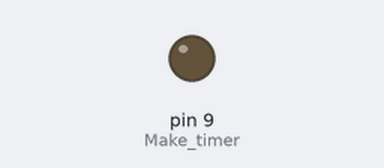
This sketch was run on a simulated Arduino Nano, built with avr-gcc and run on an emulated ATmega328P. On the bench: output pins drawn as LEDs (lit = HIGH). What the sketch prints to the serial monitor is not drawn.

Above: at 0.05 s.
At 0.35 s:
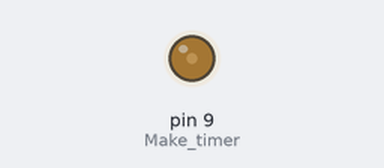
Timing chart, 0 to 0.8 s (numbered marks = the images above):
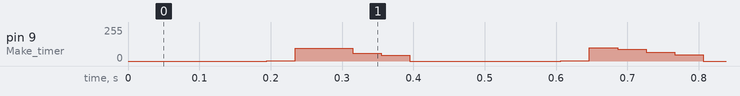

The sketch:

nano.ino
```cpp
#include <avr/interrupt.h>

#include "pitches.h"

/* Sine wave parameters */
#define PI2     6.283185 // 2 * PI - saves calculating it later
#define AMP     127      // Multiplication factor for the sine wave
#define OFFSET  128      // Offset shifts wave to just positive values

/* Waveform lookup table */
#define LENGTH  256  // The length of the waveform lookup table
byte wave[LENGTH];

/* Note stuff */
float gVolume = 1.0;

void SetupSynth () {
	/******** Populate the waveform lookup table with a sine wave ********/
	for (int i = 0; i < LENGTH; i++) {
		float v = (AMP * sin((PI2 / LENGTH) * i)); // Calculate current entry
		wave[i] = int(v + OFFSET);            // Store value as integer
	}

  Serial.write(0xFF);
  if (Serial.available() > 0) {
    byte ack;
    Serial.readBytes(wave, LENGTH);
  }

	/******** Set timer1 for 8-bit fast PWM output ********/
	pinMode(9, OUTPUT);       // Make timer's PWM pin an output
	TCCR1B  = (1 << CS10);    // Set prescaler to full 16MHz
	TCCR1A |= (1 << COM1A1);  // PWM pin to go low when TCNT1=OCR1A
	TCCR1A |= (1 << WGM10);   // Put timer into 8-bit fast PWM mode
	TCCR1B |= (1 << WGM12);

	/******** Set up timer 2 to call ISR ********/
	TCCR2A = 0;               // We need no options in control register A
	TCCR2B = (1 << CS21);     // Set prescaller to divide by 8
	TIMSK2 = (1 << OCIE2A);   // Set timer to call ISR when TCNT2 = OCRA2
	OCR2A = 32;               // sets the frequency of the generated wave
	sei();                    // Enable interrupts to generate waveform!
}

void setup() {
	Serial.begin(9600);

	SetupSynth();

  NoTone();
}

int gMelody[] = {
  G3, AS3, D4, G4, G4, F4, D4,
  G3, AS3, D4, G4, G4, F4, D4,
  G3, AS3, D4, G4, G4, F4, D4,
  G3, AS3, D4, G4, G4, F4, D4,

  G3, A3, AS3, D4,
  0,  D4, E4,  F4, D4, E4, C4, D4,
  A3,

  0,
  G3, A3, AS3, D4,
  0,  D4, E4,  F4, D4, E4, C4, D4,
  A3,


};

int gNoteDurations[] = {
  8, 8, 8, 4, 8, 8, 8,
  8, 8, 8, 4, 8, 8, 8,
  8, 8, 8, 4, 8, 8, 8,
  8, 8, 8, 4, 4, 4, 4,

  8, 8, 8, 2,
  8, 8, 8, 8, 8, 8, 8, 8,
  1,

  1,
  8, 8, 8, 2,
  8, 8, 8, 8, 8, 8, 8, 8,
  1,

};

int gCurrNote = 0;

void loop()
{
//  const int notes[] = { nC4, nD4, nE4, nF4, nG4, nA4, nB4, nC5 };

  int noteDuration = 1000 / gNoteDurations[gCurrNote];
  int pauseBetweenNotes = noteDuration * 1.50;
//  delay(pauseBetweenNotes);
  int note = gMelody[gCurrNote];
  if (note != 0) {
    Tone(note);
    delay(noteDuration);
    Decay(300, pauseBetweenNotes);
  }
  else {
    NoTone();
    delay(noteDuration + pauseBetweenNotes);
  }
  delay(100);
  gCurrNote += 1;
  if (gCurrNote == 55) {
    gCurrNote = 0;
    delay(1000);
  }

  while (Serial.available() > 0) {
    byte w[2];
    Serial.readBytes(w, 2);

    byte b1 = w[0];
    byte b2 = w[1];

    wave[b1] = b2;
  }
}

void Tone (int frequency) {
	gVolume = 1.0;
	OCR2A = 2000000 / ((frequency + 0.1) * LENGTH);
}

void NoTone () {
	gVolume = 0.1f;
}

/******** Called every time TCNT2 = OCR2A ********/
ISR(TIMER2_COMPA_vect) {  // Called each time TCNT2 == OCR2A
	static byte index = 0;  // Points to successive entries in the wavetable
	OCR1AL = (int)(wave[index++] * gVolume); // Update the PWM output
	//  OCR1AL = wave[index++]; // Update the PWM output
	asm("NOP;NOP");         // Fine tuning
	TCNT2 = 6;              // Timing to compensate for time spent in ISR
}

void Decay (int decayTime, int threshould) {
	int timeDecayStarted = millis();
	int timeSinceDecayStarted = millis() - timeDecayStarted;
	int dx = decayTime - timeSinceDecayStarted;

	while (dx > 0 && timeSinceDecayStarted <= threshould) {
		gVolume = (float)dx / (float)decayTime;

		timeSinceDecayStarted = millis() - timeDecayStarted;
		dx = decayTime - timeSinceDecayStarted;
	}
	gVolume = 0;
}
```

pitches.h
```cpp
#define B0  31
#define C1  33
#define CS1 35
#define D1  37
#define DS1 39
#define E1  41
#define F1  44
#define FS1 46
#define G1  49
#define GS1 52
#define A1  55
#define AS1 58
#define B1  62
#define C2  65
#define CS2 69
#define D2  73
#define DS2 78
#define E2  82
#define F2  87
#define FS2 93
#define G2  98
#define GS2 104
#define A2  110
#define AS2 117
#define B2  123
#define C3  131
#define CS3 139
#define D3  147
#define DS3 156
#define E3  165
#define F3  175
#define FS3 185
#define G3  196
#define GS3 208
#define A3  220
#define AS3 233
#define B3  247
#define C4  262
#define CS4 277
#define D4  294
#define DS4 311
#define E4  330
#define F4  349
#define FS4 370
#define G4  392
#define GS4 415
#define A4  440
#define AS4 466
#define B4  494
#define C5  523
#define CS5 554
#define D5  587
#define DS5 622
#define E5  659
#define F5  698
#define FS5 740
#define G5  784
#define GS5 831
#define A5  880
#define AS5 932
#define B5  988
#define C6  1047
#define CS6 1109
#define D6  1175
#define DS6 1245
#define E6  1319
#define F6  1397
#define FS6 1480
#define G6  1568
#define GS6 1661
#define A6  1760
#define AS6 1865
#define B6  1976
#define C7  2093
#define CS7 2217
#define D7  2349
#define DS7 2489
#define E7  2637
#define F7  2794
#define FS7 2960
#define G7  3136
#define GS7 3322
#define A7  3520
#define AS7 3729
#define B7  3951
#define C8  4186
#define CS8 4435
#define D8  4699
#define DS8 4978
```
